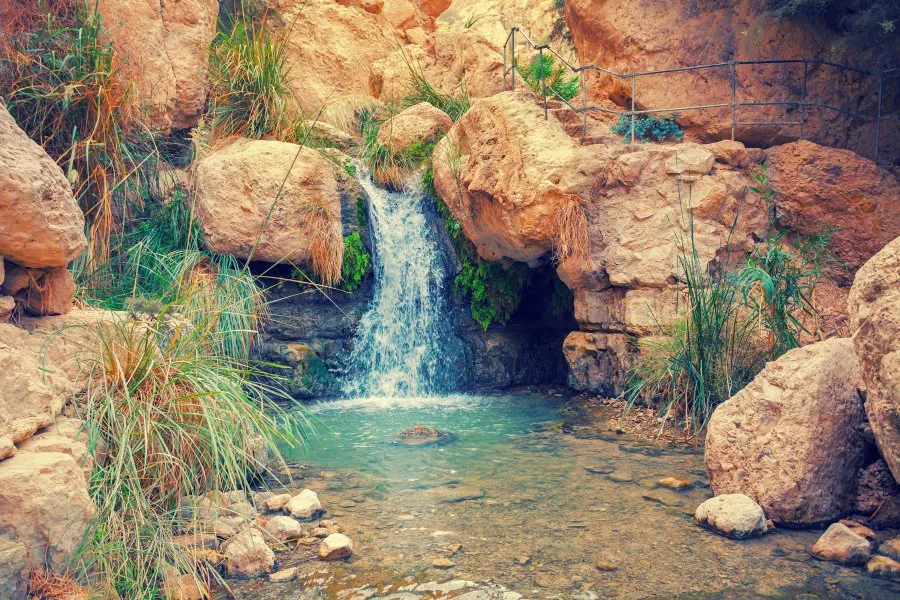
#> input picture bilder/Schlaom-Israel-10.webp, 900 x 600 px
$ python generate-share-image.py ../bilder/Schlaom-Israel-10.webp ../bilder/Schlaom-Israel-10.webp ../bilder/Schlaom-Israel-10.webp
#> lines starting #> are read from the running program, lines starting #| are printed output that depends on the picture
"""
Schalom Israel – Share Image Generator
=======================================
Erzeugt das quadratische Social-Share-Bild (1200×1200 px) für einen Artikel.

Aufruf:
    python generate-share-image.py "Artikeltitel hier" slug-des-artikels

Ergebnis:
    bilder/share/<slug>.webp  (quality 82)

Design:
    - Hintergrundbild: bilder/Schlaom-Israel-10.webp (Standard, austauschbar)
    - Navy-Overlay (60% Deckkraft)
    - Rahmen (cream, 2px, 36px eingerückt)
    - Gold-Linie (60px breit, 3px hoch) zentriert über dem Titel
    - Titel: Playfair Display, cream, zentriert
    - „Schalom Israel": unten zentriert, gold, klein
"""

import sys
import os
import textwrap
from pathlib import Path
from PIL import Image, ImageDraw, ImageFont

# ── Pfade ──────────────────────────────────────────────────────────────────
SCRIPT_DIR   = Path(__file__).parent
SITE_DIR     = SCRIPT_DIR.parent
FONT_PATH    = Path(r"C:\_timon-claude\references\schriften\Playfair_Display\PlayfairDisplay-VariableFont_wght.ttf")
FONT_ITALIC  = Path(r"C:\_timon-claude\references\schriften\Playfair_Display\PlayfairDisplay-Italic-VariableFont_wght.ttf")
BG_DEFAULT   = SITE_DIR / "bilder" / "Schlaom-Israel-10.webp"
SHARE_DIR    = SITE_DIR / "bilder" / "share"

# ── Farben ─────────────────────────────────────────────────────────────────
NAVY         = (13,  30,  53)       # #0d1e35
OVERLAY      = (13,  30,  53, 153)  # navy, 60% Deckkraft
CREAM        = (245, 240, 228)      # #f5f0e4
GOLD         = (200, 169,  98)      # #c8a962
BORDER       = (245, 240, 228, 180) # cream, leicht transparent

# ── Maße ───────────────────────────────────────────────────────────────────
SIZE         = 1200
MARGIN       = 36       # Rahmen-Einrückung
LINE_W       = 60       # Breite der Gold-Linie
LINE_H       = 3


def generate(title: str, slug: str, bg_path: Path = BG_DEFAULT):
    # Hintergrundbild laden und auf 1200×1200 zuschneiden
#> called with title = '../bilder/Schlaom-Israel-10.webp', slug = '../bilder/Schlaom-Israel-10.webp'
    bg = Image.open(bg_path).convert("RGB")
#> bg is the input picture: PIL image 900x600 RGB; mean R, G, B 146.6, 129, 107
    bg_w, bg_h = bg.size
#> bg_w = 900; bg_h = 600
    scale = SIZE / min(bg_w, bg_h)
#> scale = 2
    new_w = int(bg_w * scale)
#> new_w = 1800
    new_h = int(bg_h * scale)
#> new_h = 1200
    bg = bg.resize((new_w, new_h), Image.LANCZOS)
#> bg: PIL image 1800x1200 RGB
    left = (new_w - SIZE) // 2
#> left = 300
    top  = (new_h - SIZE) // 2
#> top = 0
    bg   = bg.crop((left, top, left + SIZE, top + SIZE))
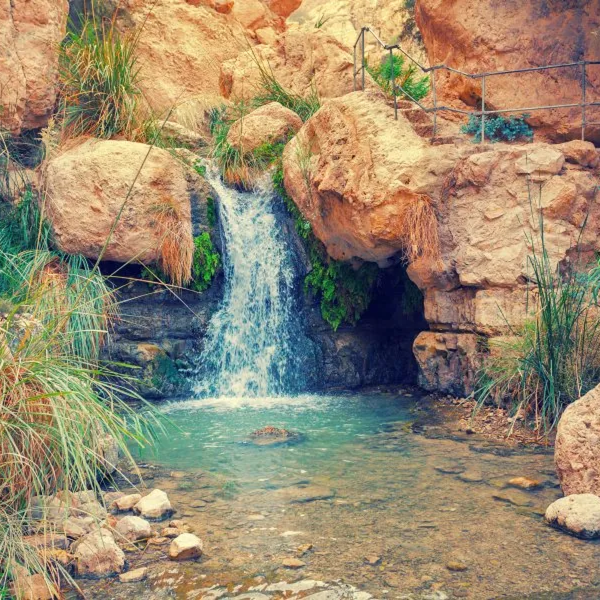
#> bg: PIL image 1200x1200 RGB (shown at 1/2 size); mean R, G, B 151.6, 136.7, 111.1

    # Navy-Overlay
    overlay = Image.new("RGBA", (SIZE, SIZE), OVERLAY)
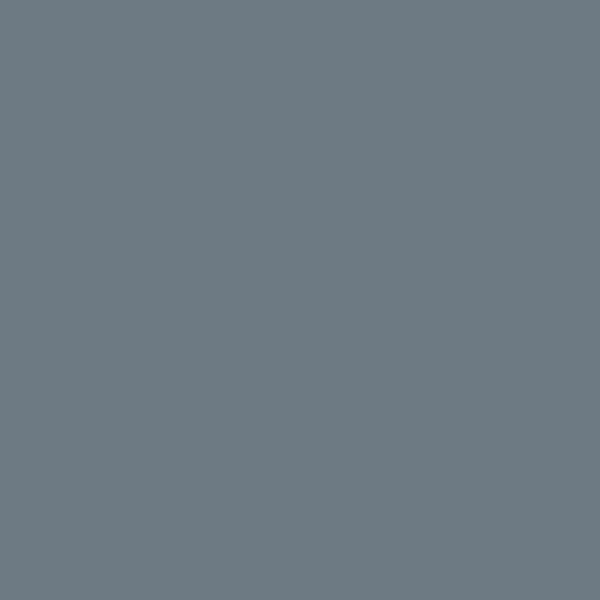
#> overlay: PIL image 1200x1200 RGBA (shown at 1/2 size); mean R, G, B, A 13, 30, 53, 153; transparent parts drawn white
    img = bg.convert("RGBA")
    img = Image.alpha_composite(img, overlay)
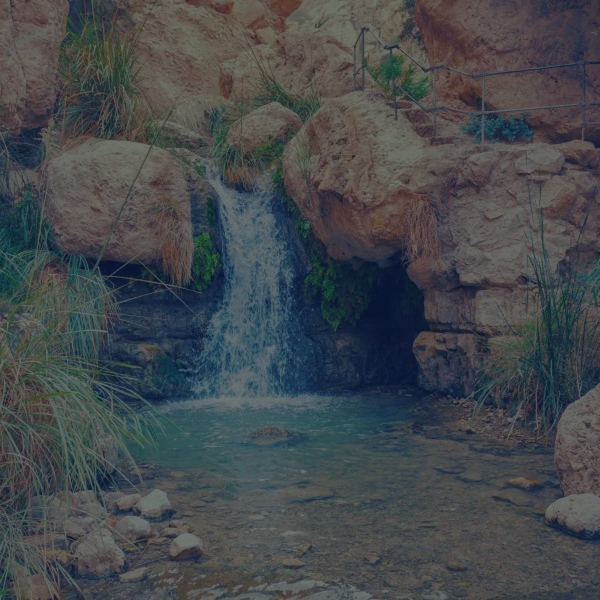
#> img: PIL image 1200x1200 RGBA (shown at 1/2 size); mean R, G, B, A 68.4, 72.7, 76.2, 255

    draw = ImageDraw.Draw(img)

    # Rahmen
    draw.rectangle(
        [MARGIN, MARGIN, SIZE - MARGIN, SIZE - MARGIN],
        outline=BORDER,
        width=2
    )

    # Schriften laden
    try:
        font_title = ImageFont.truetype(str(FONT_PATH), size=80)
        font_brand = ImageFont.truetype(str(FONT_PATH), size=32)
    except Exception as e:
        print(f"Schriftart nicht gefunden: {e}")
        font_title = ImageFont.load_default()
        font_brand = font_title

    # Titel umbrechen (max. ~18 Zeichen pro Zeile für 80px)
    lines = textwrap.wrap(title, width=18)

    # Gesamt-Texthöhe berechnen
    line_height = 96
    total_text_h = len(lines) * line_height

    # Vertikale Mitte + Gold-Linie darüber
    center_y = SIZE // 2
    gold_line_y = center_y - (total_text_h // 2) - 40

    # Gold-Linie
    line_x = (SIZE - LINE_W) // 2
    draw.rectangle(
        [line_x, gold_line_y, line_x + LINE_W, gold_line_y + LINE_H],
        fill=GOLD
    )

    # Titelzeilen
    text_y = gold_line_y + LINE_H + 28
    for line in lines:
        bbox = draw.textbbox((0, 0), line, font=font_title)
        text_w = bbox[2] - bbox[0]
        draw.text(((SIZE - text_w) // 2, text_y), line, font=font_title, fill=CREAM)
        text_y += line_height
#> this loop made 2 passes
#> (bbox, text_w) on passes 1 to 2: ((0, 14, 705, 83), 705), ((0, 14, 591, 92), 591)
#> after the loop, text_y = 687

    # Branding unten
    brand = "Schalom Israel"
    bbox = draw.textbbox((0, 0), brand, font=font_brand)
#> bbox = (0, 6, 235, 30)
    brand_w = bbox[2] - bbox[0]
#> brand_w = 235
    draw.text(((SIZE - brand_w) // 2, SIZE - MARGIN - 64), brand, font=font_brand, fill=GOLD)

    # Speichern
    SHARE_DIR.mkdir(parents=True, exist_ok=True)
    out_path = SHARE_DIR / f"{slug}.webp"
    img.convert("RGB").save(str(out_path), "WEBP", quality=82)
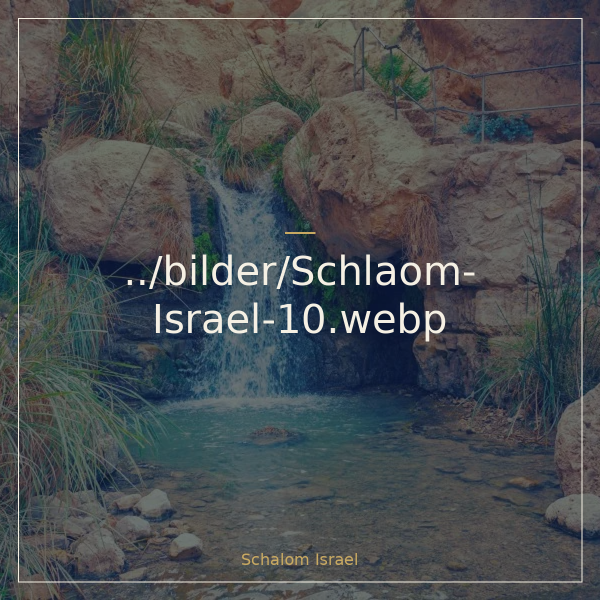
#> saved as Schlaom-Israel-10.webp.webp: PIL image 1200x1200 RGB (shown at 1/2 size); mean R, G, B 72.7, 76.5, 79.5
    print(f"Share-Bild gespeichert: {out_path}")
    return out_path


if __name__ == "__main__":
    if len(sys.argv) < 3:
        print("Aufruf: python generate-share-image.py \"Titel\" slug")
        print("Beispiel: python generate-share-image.py \"Was kommt nach der Befreiung?\" was-kommt-nach-der-befreiung")
        sys.exit(1)
    title = sys.argv[1]
    slug  = sys.argv[2]
    bg    = Path(sys.argv[3]) if len(sys.argv) > 3 else BG_DEFAULT
    generate(title, slug, bg)

$ run again, with bilder/Schlaom-Israel-02.webp copied over bilder/Schlaom-Israel-10.webp
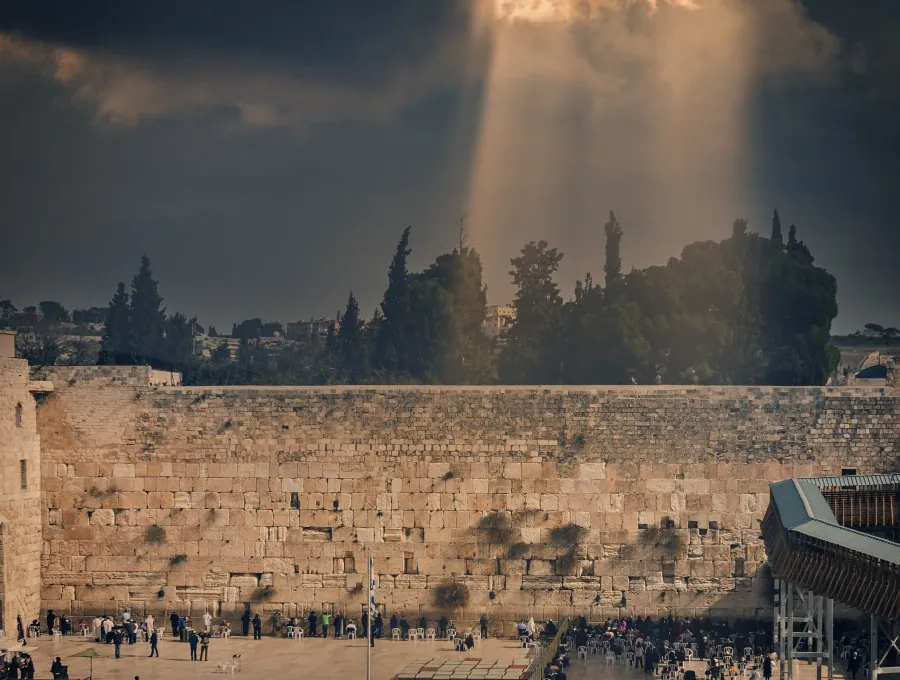
#> input picture bilder/Schlaom-Israel-02.webp, 900 x 680 px
#> in generate, bg is the input picture: PIL image 900x680 RGB; mean R, G, B 102.6, 90.9, 80.2
#> in generate, `bg   = bg.crop((left, top, left + SIZE, top + SIZE))`:
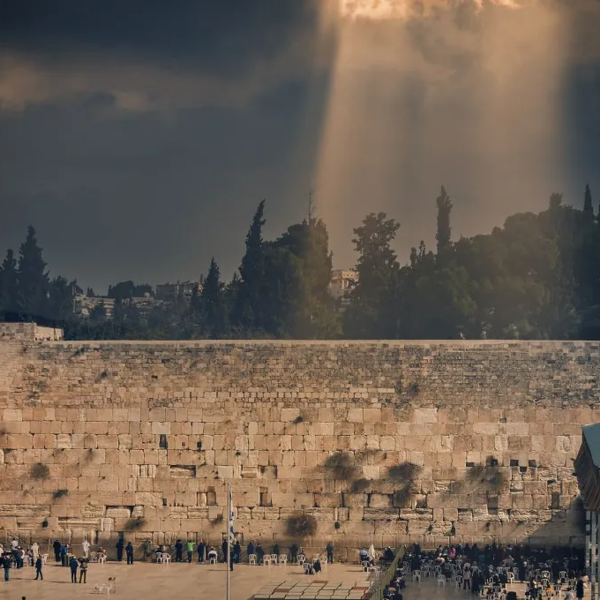
#> bg: PIL image 1200x1200 RGB (shown at 1/2 size); mean R, G, B 109.7, 96.1, 83.8
#> the loop in generate, `for line in lines:` made 2 passes
#> (bbox, text_w) on passes 1 to 2: ((0, 14, 705, 83), 705), ((0, 14, 591, 92), 591)
#> after the loop in generate, `for line in lines:`: text_y = 687
#> in generate, `bbox = draw.textbbox((0, 0), brand, font=font_brand)`: bbox = (0, 6, 235, 30)
#> brand_w = 235
#> in generate, `img.convert("RGB").save(str(out_path), "WEBP", quality=82)`:
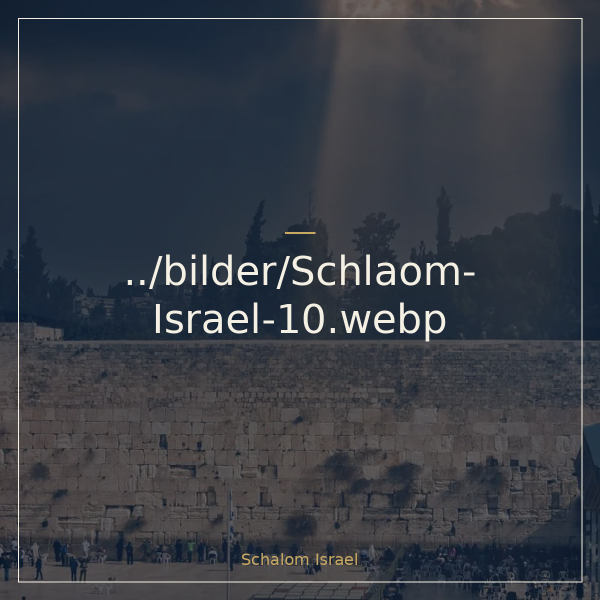
#> saved as Schlaom-Israel-10.webp.webp: PIL image 1200x1200 RGB (shown at 1/2 size); mean R, G, B 56.1, 60.6, 68.8

$ run again, with bilder/Schlaom-Israel-03.webp copied over bilder/Schlaom-Israel-10.webp
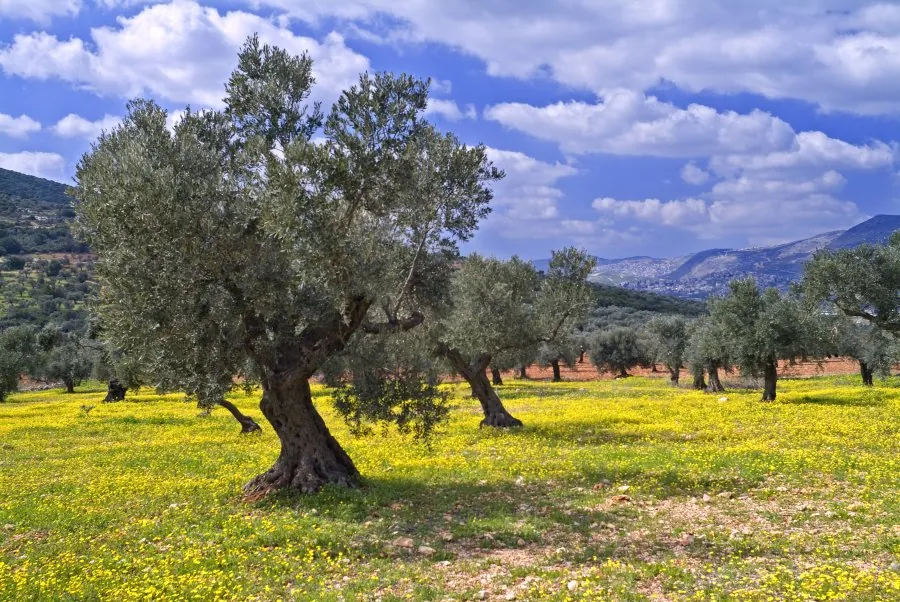
#> input picture bilder/Schlaom-Israel-03.webp, 900 x 602 px
#> in generate, bg is the input picture: PIL image 900x602 RGB; mean R, G, B 130.9, 132.6, 116.9
#> in generate, `bg   = bg.crop((left, top, left + SIZE, top + SIZE))`:
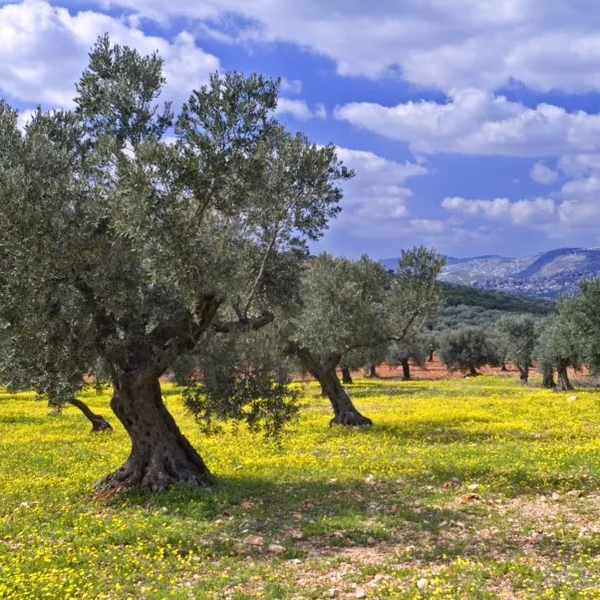
#> bg: PIL image 1200x1200 RGB (shown at 1/2 size); mean R, G, B 128.5, 129.2, 115.1
#> the loop in generate, `for line in lines:` made 2 passes
#> (bbox, text_w) on passes 1 to 2: ((0, 14, 705, 83), 705), ((0, 14, 591, 92), 591)
#> after the loop in generate, `for line in lines:`: text_y = 687
#> in generate, `bbox = draw.textbbox((0, 0), brand, font=font_brand)`: bbox = (0, 6, 235, 30)
#> brand_w = 235
#> in generate, `img.convert("RGB").save(str(out_path), "WEBP", quality=82)`:
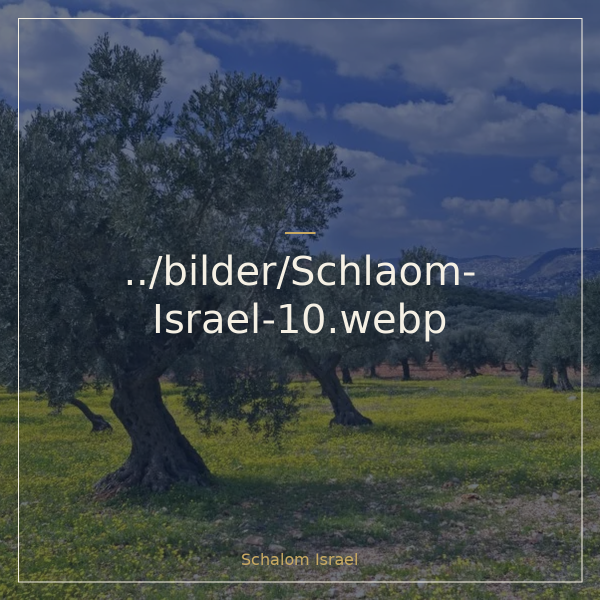
#> saved as Schlaom-Israel-10.webp.webp: PIL image 1200x1200 RGB (shown at 1/2 size); mean R, G, B 63.4, 73.5, 81.1

$ run again, with bilder/Schlaom-Israel-04.webp copied over bilder/Schlaom-Israel-10.webp
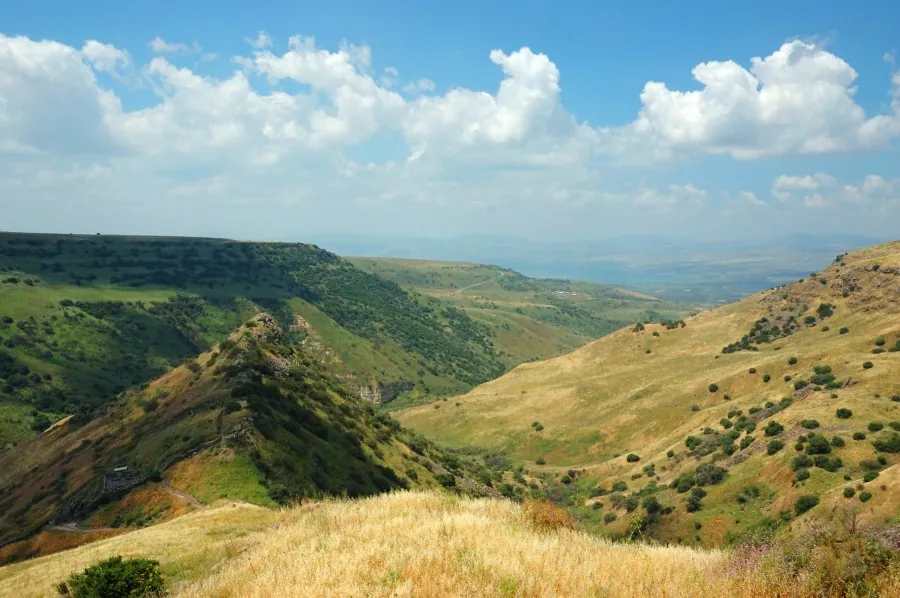
#> input picture bilder/Schlaom-Israel-04.webp, 900 x 598 px
#> in generate, bg is the input picture: PIL image 900x598 RGB; mean R, G, B 135.5, 149.6, 132.7
#> in generate, `bg   = bg.crop((left, top, left + SIZE, top + SIZE))`:
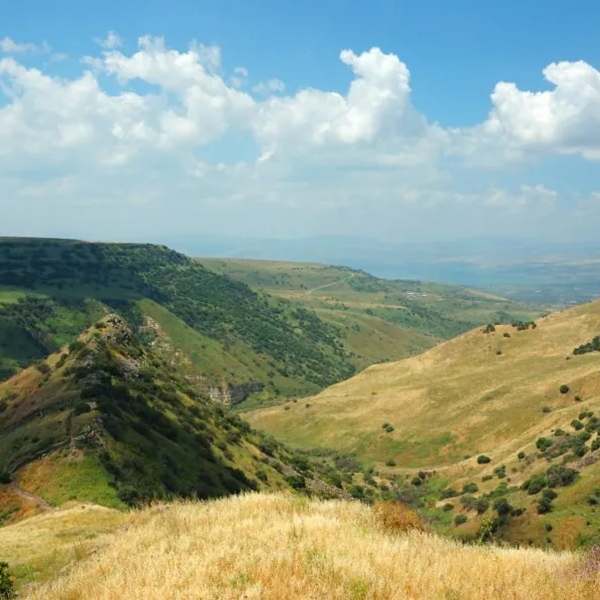
#> bg: PIL image 1200x1200 RGB (shown at 1/2 size); mean R, G, B 142.8, 157.5, 139.2
#> the loop in generate, `for line in lines:` made 2 passes
#> (bbox, text_w) on passes 1 to 2: ((0, 14, 705, 83), 705), ((0, 14, 591, 92), 591)
#> after the loop in generate, `for line in lines:`: text_y = 687
#> in generate, `bbox = draw.textbbox((0, 0), brand, font=font_brand)`: bbox = (0, 6, 235, 30)
#> brand_w = 235
#> in generate, `img.convert("RGB").save(str(out_path), "WEBP", quality=82)`:
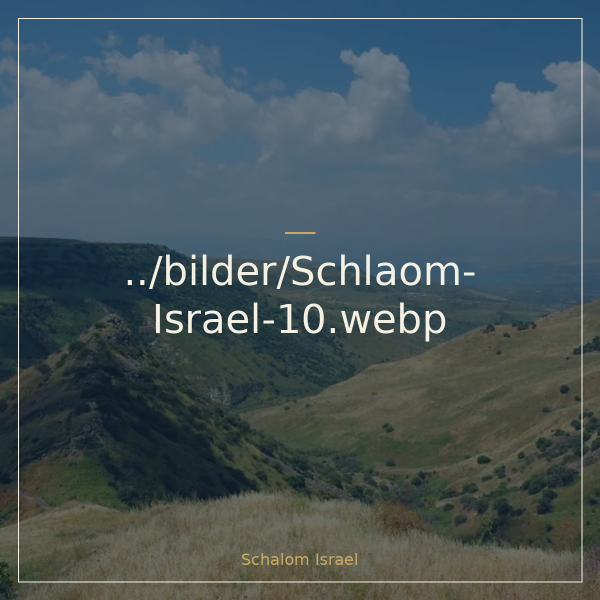
#> saved as Schlaom-Israel-10.webp.webp: PIL image 1200x1200 RGB (shown at 1/2 size); mean R, G, B 69, 84.5, 90.5
